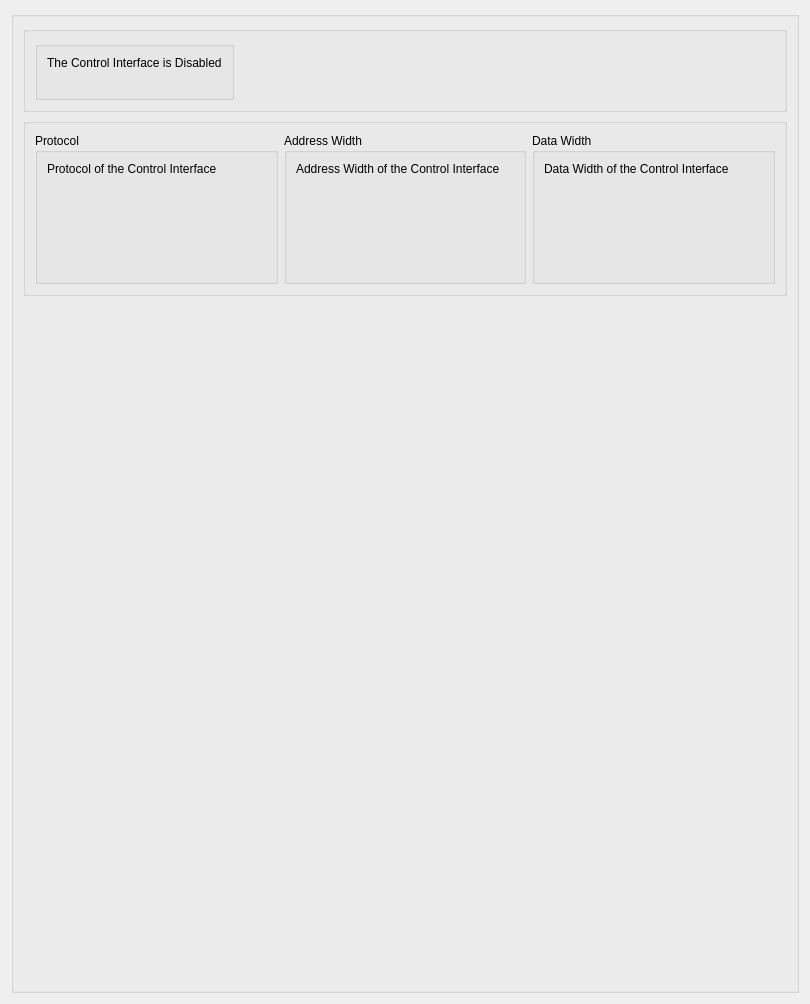
         <widget class="QWidget" name="scrollAreaWidgetContents_16">
          <property name="geometry">
           <rect>
            <x>0</x>
            <y>0</y>
            <width>810</width>
            <height>1004</height>
           </rect>
          </property>
          <layout class="QHBoxLayout" name="horizontalLayout_38">
           <item>
            <widget class="QGroupBox" name="groupBoxSlave">
             <property name="title">
              <string/>
             </property>
             <layout class="QVBoxLayout" name="verticalLayout_42">
              <item>
               <widget class="QGroupBox" name="groupBox_33">
                <property name="title">
                 <string/>
                </property>
                <property name="flat">
                 <bool>true</bool>
                </property>
                <layout class="QHBoxLayout" name="horizontalLayout_37">
                 <item>
                  <widget class="QGroupBox" name="groupBox_32">
                   <property name="title">
                    <string/>
                   </property>
                   <property name="flat">
                    <bool>true</bool>
                   </property>
                   <layout class="QVBoxLayout" name="verticalLayout_41">
                    <item>
                     <widget class="QLabel" name="labelS_AXI_CTRL">
                      <property name="text">
                       <string>The Control Interface is Disabled</string>
                      </property>
                     </widget>
                    </item>
                    <item>
                     <widget class="MdtGui::LabeledCheckbox" name="C_USE_CTRL_PORT">
                      <property name="Label">
                       <string>Use CTRL Port</string>
                      </property>
                      <property name="Key">
                       <string>C_USE_CTRL_PORT</string>
                      </property>
                     </widget>
                    </item>
                    <item>
                     <widget class="MdtGui::LabeledTextbox" name="C_BASEADDR">
                      <property name="Label">
                       <string>Base Address</string>
                      </property>
                      <property name="Key">
                       <string>C_BASEADDR</string>
                      </property>
                     </widget>
                    </item>
                    <item>
                     <widget class="MdtGui::LabeledTextbox" name="C_HIGHADDR">
                      <property name="Label">
                       <string>High Address</string>
                      </property>
                      <property name="Key">
                       <string>C_HIGHADDR</string>
                      </property>
                     </widget>
                    </item>
                   </layout>
                  </widget>
                 </item>
                 <item>
                  <spacer name="horizontalSpacer_5">
                   <property name="orientation">
                    <enum>Qt::Horizontal</enum>
                   </property>
                   <property name="sizeHint" stdset="0">
                    <size>
                     <width>368</width>
                     <height>20</height>
                    </size>
                   </property>
                  </spacer>
                 </item>
                </layout>
               </widget>
              </item>
              <item>
               <widget class="QGroupBox" name="groupBox_34">
                <property name="title">
                 <string/>
                </property>
                <property name="flat">
                 <bool>true</bool>
                </property>
                <layout class="QHBoxLayout" name="horizontalLayout_41">
                 <item>
                  <widget class="QGroupBox" name="groupBox_7">
                   <property name="title">
                    <string>Protocol</string>
                   </property>
                   <layout class="QVBoxLayout" name="verticalLayout_30">
                    <item>
                     <widget class="QLabel" name="label_16">
                      <property name="text">
                       <string>Protocol of the Control Interface</string>
                      </property>
                     </widget>
                    </item>
                    <item>
                     <widget class="MdtGui::LabeledConstantbox" name="C_S_AXI_CTRL_PROTOCOL_1">
                      <property name="Hidden">
                       <bool>true</bool>
                      </property>
                     </widget>
                    </item>
                    <item>
                     <widget class="MdtGui::LabeledConstantbox" name="C_S_AXI_CTRL_PROTOCOL_2"/>
                    </item>
                    <item>
                     <widget class="MdtGui::LabeledConstantbox" name="C_S_AXI_CTRL_PROTOCOL_3">
                      <property name="Hidden">
                       <bool>true</bool>
                      </property>
                     </widget>
                    </item>
                    <item>
                     <widget class="MdtGui::LabeledConstantbox" name="C_S_AXI_CTRL_PROTOCOL_4">
                      <property name="Hidden">
                       <bool>true</bool>
                      </property>
                     </widget>
                    </item>
                    <item>
                     <widget class="MdtGui::LabeledConstantbox" name="C_S_AXI_CTRL_PROTOCOL_5">
                      <property name="Hidden">
                       <bool>true</bool>
                      </property>
                     </widget>
                    </item>
                    <item>
                     <widget class="MdtGui::LabeledConstantbox" name="C_S_AXI_CTRL_PROTOCOL_6">
                      <property name="Hidden">
                       <bool>true</bool>
                      </property>
                     </widget>
                    </item>
                    <item>
                     <widget class="MdtGui::LabeledConstantbox" name="C_S_AXI_CTRL_PROTOCOL_7">
                      <property name="Hidden">
                       <bool>true</bool>
                      </property>
                     </widget>
                    </item>
                    <item>
                     <widget class="MdtGui::LabeledConstantbox" name="C_S_AXI_CTRL_PROTOCOL_8">
                      <property name="Hidden">
                       <bool>true</bool>
                      </property>
                     </widget>
                    </item>
                    <item>
                     <widget class="MdtGui::LabeledConstantbox" name="C_S_AXI_CTRL_PROTOCOL_9">
                      <property name="Hidden">
                       <bool>true</bool>
                      </property>
                     </widget>
                    </item>
                    <item>
                     <widget class="MdtGui::LabeledConstantbox" name="C_S_AXI_CTRL_PROTOCOL_10">
                      <property name="Hidden">
                       <bool>true</bool>
                      </property>
                     </widget>
                    </item>
                    <item>
                     <widget class="MdtGui::LabeledConstantbox" name="C_S_AXI_CTRL_PROTOCOL_11">
                      <property name="Hidden">
                       <bool>true</bool>
                      </property>
                     </widget>
                    </item>
                    <item>
                     <widget class="MdtGui::LabeledConstantbox" name="C_S_AXI_CTRL_PROTOCOL_12">
                      <property name="Hidden">
                       <bool>true</bool>
                      </property>
                     </widget>
                    </item>
                    <item>
                     <widget class="MdtGui::LabeledConstantbox" name="C_S_AXI_CTRL_PROTOCOL_13">
                      <property name="Hidden">
                       <bool>true</bool>
                      </property>
                     </widget>
                    </item>
                    <item>
                     <widget class="MdtGui::LabeledConstantbox" name="C_S_AXI_CTRL_PROTOCOL_14">
                      <property name="Hidden">
                       <bool>true</bool>
                      </property>
                     </widget>
                    </item>
                    <item>
                     <widget class="MdtGui::LabeledConstantbox" name="C_S_AXI_CTRL_PROTOCOL_15">
                      <property name="Hidden">
                       <bool>true</bool>
                      </property>
                     </widget>
                    </item>
                    <item>
                     <widget class="MdtGui::LabeledConstantbox" name="C_S_AXI_CTRL_PROTOCOL_16">
                      <property name="Hidden">
                       <bool>true</bool>
                      </property>
                     </widget>
                    </item>
                   </layout>
                  </widget>
                 </item>
                 <item>
                  <widget class="QGroupBox" name="groupBox_29">
                   <property name="title">
                    <string>Address Width</string>
                   </property>
                   <layout class="QVBoxLayout" name="verticalLayout_38">
                    <item>
                     <widget class="QLabel" name="label_17">
                      <property name="text">
                       <string>Address Width of the Control Interface</string>
                      </property>
                     </widget>
                    </item>
                    <item>
                     <widget class="MdtGui::LabeledConstantbox" name="C_S_AXI_CTRL_ADDR_WIDTH_1">
                      <property name="Hidden">
                       <bool>true</bool>
                      </property>
                     </widget>
                    </item>
                    <item>
                     <widget class="MdtGui::LabeledConstantbox" name="C_S_AXI_CTRL_ADDR_WIDTH_2">
                      <property name="Hidden">
                       <bool>true</bool>
                      </property>
                     </widget>
                    </item>
                    <item>
                     <widget class="MdtGui::LabeledConstantbox" name="C_S_AXI_CTRL_ADDR_WIDTH_3">
                      <property name="Hidden">
                       <bool>true</bool>
                      </property>
                     </widget>
                    </item>
                    <item>
                     <widget class="MdtGui::LabeledConstantbox" name="C_S_AXI_CTRL_ADDR_WIDTH_4">
                      <property name="Hidden">
                       <bool>true</bool>
                      </property>
                     </widget>
                    </item>
                    <item>
                     <widget class="MdtGui::LabeledConstantbox" name="C_S_AXI_CTRL_ADDR_WIDTH_5">
                      <property name="Hidden">
                       <bool>true</bool>
                      </property>
                     </widget>
                    </item>
                    <item>
                     <widget class="MdtGui::LabeledConstantbox" name="C_S_AXI_CTRL_ADDR_WIDTH_6">
                      <property name="Hidden">
                       <bool>true</bool>
                      </property>
                     </widget>
                    </item>
                    <item>
                     <widget class="MdtGui::LabeledConstantbox" name="C_S_AXI_CTRL_ADDR_WIDTH_7">
                      <property name="Hidden">
                       <bool>true</bool>
                      </property>
                     </widget>
                    </item>
                    <item>
                     <widget class="MdtGui::LabeledConstantbox" name="C_S_AXI_CTRL_ADDR_WIDTH_8">
                      <property name="Hidden">
                       <bool>true</bool>
                      </property>
                     </widget>
                    </item>
                    <item>
                     <widget class="MdtGui::LabeledConstantbox" name="C_S_AXI_CTRL_ADDR_WIDTH_9">
                      <property name="Hidden">
                       <bool>true</bool>
                      </property>
                     </widget>
                    </item>
                    <item>
                     <widget class="MdtGui::LabeledConstantbox" name="C_S_AXI_CTRL_ADDR_WIDTH_10">
                      <property name="Hidden">
                       <bool>true</bool>
                      </property>
                     </widget>
                    </item>
                    <item>
                     <widget class="MdtGui::LabeledConstantbox" name="C_S_AXI_CTRL_ADDR_WIDTH_11">
                      <property name="Hidden">
                       <bool>true</bool>
                      </property>
                     </widget>
                    </item>
                    <item>
                     <widget class="MdtGui::LabeledConstantbox" name="C_S_AXI_CTRL_ADDR_WIDTH_12">
                      <property name="Hidden">
                       <bool>true</bool>
                      </property>
                     </widget>
                    </item>
                    <item>
                     <widget class="MdtGui::LabeledConstantbox" name="C_S_AXI_CTRL_ADDR_WIDTH_13">
                      <property name="Hidden">
                       <bool>true</bool>
                      </property>
                     </widget>
                    </item>
                    <item>
                     <widget class="MdtGui::LabeledConstantbox" name="C_S_AXI_CTRL_ADDR_WIDTH_14">
                      <property name="Hidden">
                       <bool>true</bool>
                      </property>
                     </widget>
                    </item>
                    <item>
                     <widget class="MdtGui::LabeledConstantbox" name="C_S_AXI_CTRL_ADDR_WIDTH_15">
                      <property name="Hidden">
                       <bool>true</bool>
                      </property>
                     </widget>
                    </item>
                    <item>
                     <widget class="MdtGui::LabeledConstantbox" name="C_S_AXI_CTRL_ADDR_WIDTH_16">
                      <property name="Hidden">
                       <bool>true</bool>
                      </property>
                     </widget>
                    </item>
                   </layout>
                  </widget>
                 </item>
                 <item>
                  <widget class="QGroupBox" name="groupBox_30">
                   <property name="title">
                    <string>Data Width</string>
                   </property>
                   <layout class="QVBoxLayout" name="verticalLayout_39">
                    <item>
                     <widget class="QLabel" name="label_18">
                      <property name="text">
                       <string>Data Width of the Control Interface</string>
                      </property>
                     </widget>
                    </item>
                    <item>
                     <widget class="MdtGui::LabeledConstantbox" name="C_S_AXI_CTRL_DATA_WIDTH_1">
                      <property name="Hidden">
                       <bool>true</bool>
                      </property>
                     </widget>
                    </item>
                    <item>
                     <widget class="MdtGui::LabeledConstantbox" name="C_S_AXI_CTRL_DATA_WIDTH_2">
                      <property name="Hidden">
                       <bool>true</bool>
                      </property>
                     </widget>
                    </item>
                    <item>
                     <widget class="MdtGui::LabeledConstantbox" name="C_S_AXI_CTRL_DATA_WIDTH_3">
                      <property name="Hidden">
                       <bool>true</bool>
                      </property>
                     </widget>
                    </item>
                    <item>
                     <widget class="MdtGui::LabeledConstantbox" name="C_S_AXI_CTRL_DATA_WIDTH_4">
                      <property name="Hidden">
                       <bool>true</bool>
                      </property>
                     </widget>
                    </item>
                    <item>
                     <widget class="MdtGui::LabeledConstantbox" name="C_S_AXI_CTRL_DATA_WIDTH_5">
                      <property name="Hidden">
                       <bool>true</bool>
                      </property>
                     </widget>
                    </item>
                    <item>
                     <widget class="MdtGui::LabeledConstantbox" name="C_S_AXI_CTRL_DATA_WIDTH_6">
                      <property name="Hidden">
                       <bool>true</bool>
                      </property>
                     </widget>
                    </item>
                    <item>
                     <widget class="MdtGui::LabeledConstantbox" name="C_S_AXI_CTRL_DATA_WIDTH_7">
                      <property name="Hidden">
                       <bool>true</bool>
                      </property>
                     </widget>
                    </item>
                    <item>
                     <widget class="MdtGui::LabeledConstantbox" name="C_S_AXI_CTRL_DATA_WIDTH_8">
                      <property name="Hidden">
                       <bool>true</bool>
                      </property>
                     </widget>
                    </item>
                    <item>
                     <widget class="MdtGui::LabeledConstantbox" name="C_S_AXI_CTRL_DATA_WIDTH_9">
                      <property name="Hidden">
                       <bool>true</bool>
                      </property>
                     </widget>
                    </item>
                    <item>
                     <widget class="MdtGui::LabeledConstantbox" name="C_S_AXI_CTRL_DATA_WIDTH_10">
                      <property name="Hidden">
                       <bool>true</bool>
                      </property>
                     </widget>
                    </item>
                    <item>
                     <widget class="MdtGui::LabeledConstantbox" name="C_S_AXI_CTRL_DATA_WIDTH_11">
                      <property name="Hidden">
                       <bool>true</bool>
                      </property>
                     </widget>
                    </item>
                    <item>
                     <widget class="MdtGui::LabeledConstantbox" name="C_S_AXI_CTRL_DATA_WIDTH_12">
                      <property name="Hidden">
                       <bool>true</bool>
                      </property>
                     </widget>
                    </item>
                    <item>
                     <widget class="MdtGui::LabeledConstantbox" name="C_S_AXI_CTRL_DATA_WIDTH_13">
                      <property name="Hidden">
                       <bool>true</bool>
                      </property>
                     </widget>
                    </item>
                    <item>
                     <widget class="MdtGui::LabeledConstantbox" name="C_S_AXI_CTRL_DATA_WIDTH_14">
                      <property name="Hidden">
                       <bool>true</bool>
                      </property>
                     </widget>
                    </item>
                    <item>
                     <widget class="MdtGui::LabeledConstantbox" name="C_S_AXI_CTRL_DATA_WIDTH_15">
                      <property name="Hidden">
                       <bool>true</bool>
                      </property>
                     </widget>
                    </item>
                    <item>
                     <widget class="MdtGui::LabeledConstantbox" name="C_S_AXI_CTRL_DATA_WIDTH_16">
                      <property name="Hidden">
                       <bool>true</bool>
                      </property>
                     </widget>
                    </item>
                   </layout>
                  </widget>
                 </item>
                </layout>
               </widget>
              </item>
              <item>
               <spacer name="verticalSpacer_27">
                <property name="orientation">
                 <enum>Qt::Vertical</enum>
                </property>
                <property name="sizeHint" stdset="0">
                 <size>
                  <width>20</width>
                  <height>18</height>
                 </size>
                </property>
               </spacer>
              </item>
             </layout>
            </widget>
           </item>
          </layout>
         </widget>
